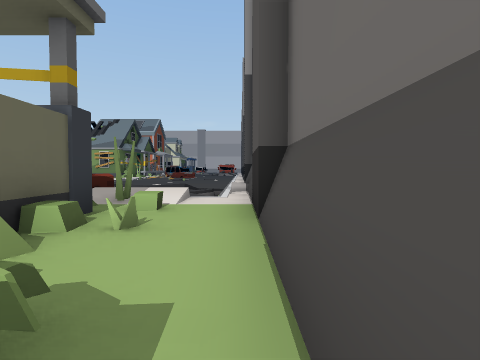
[1] (above)

24 first-person views from a walk through a scene from a Unity 3-D project. The camera is 1.2 m above the floor, tilts 2° down and sees 80° across. Doors are open. The floor is counted in squares, 2 m on a side. Each view is taken from the middle of a square. On the plan, view 1 faces up. The plan holds only what a view shows up to about 9 squares ahead; the rest is blank. The place goes on beyond the plan. The player is left out.

[2]
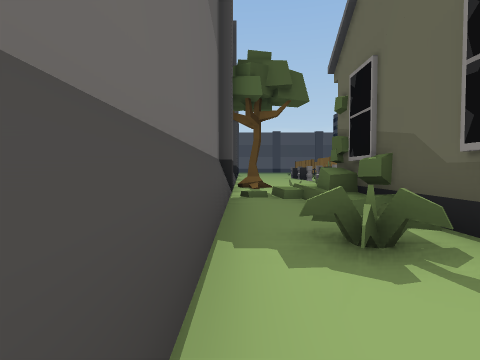

[3]
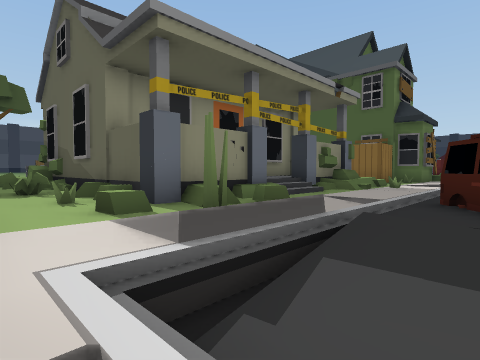

[4]
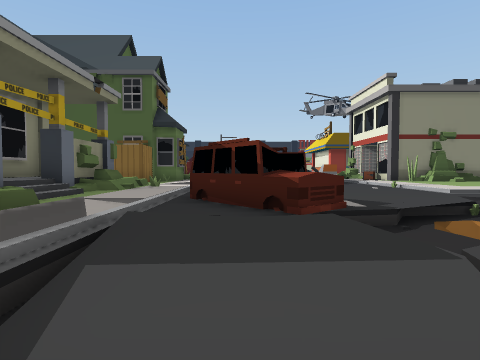

[5]
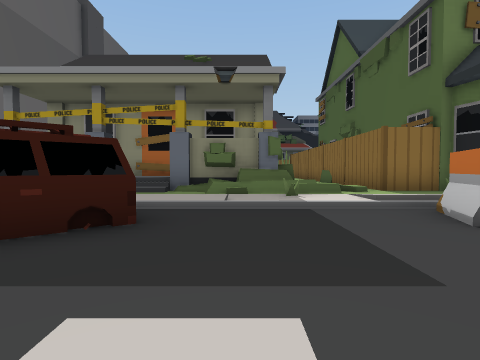

[6]
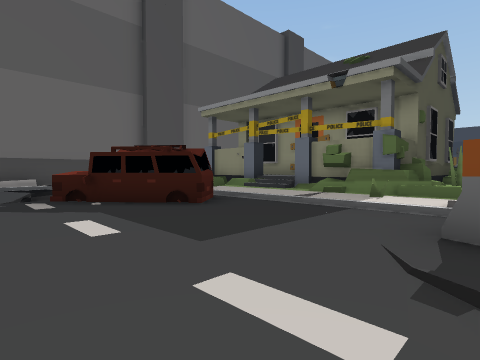

[7]
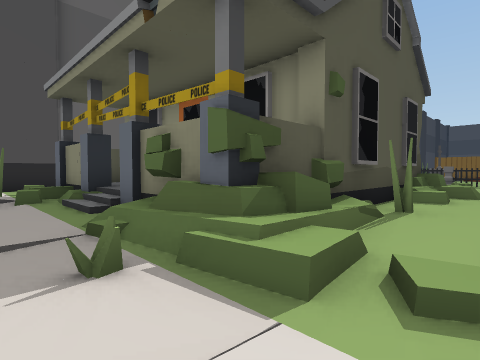

[8]
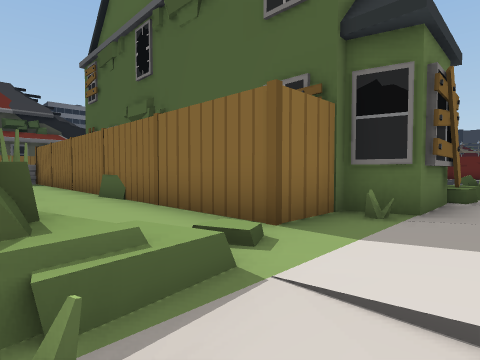

[9]
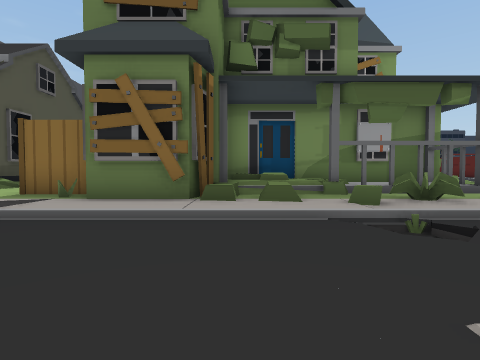

[10]
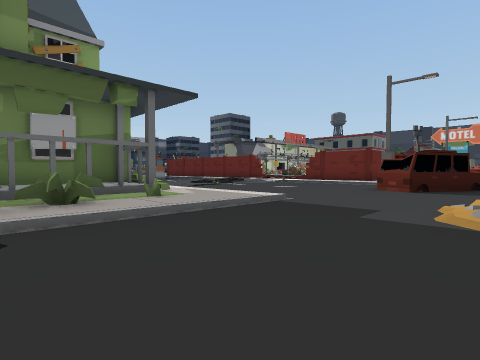

[11]
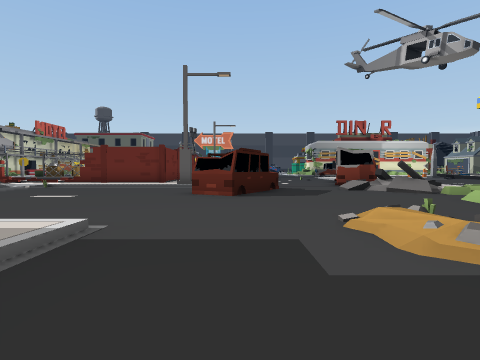

[12]
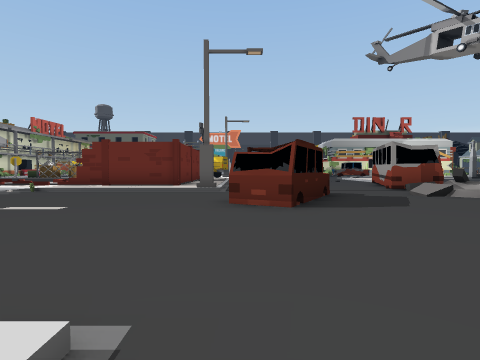

[13]
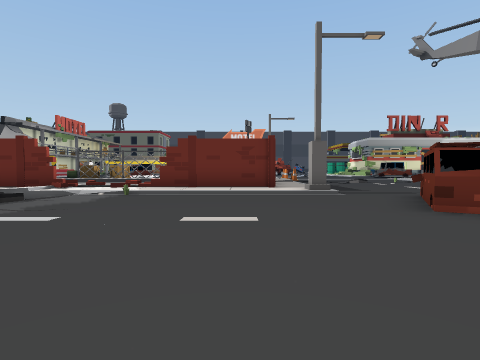

[14]
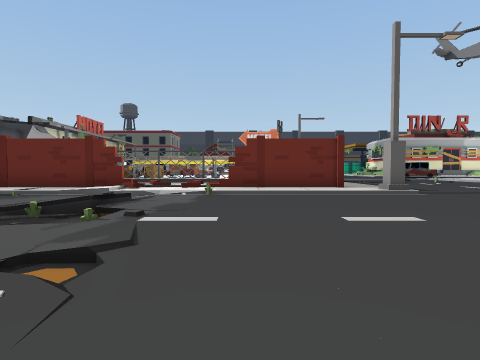

[15]
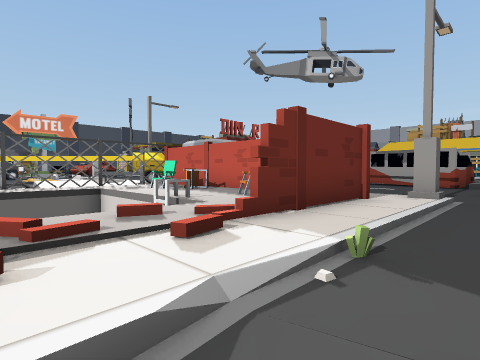

[16]
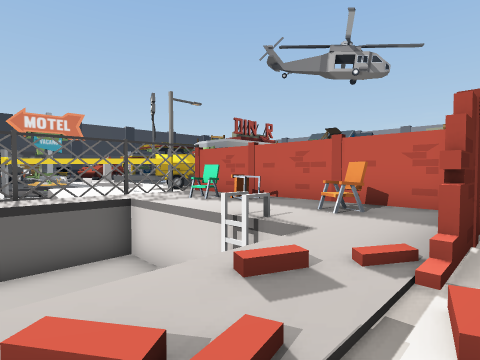

[17]
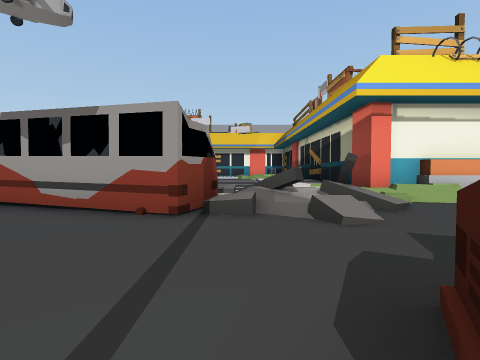

[18]
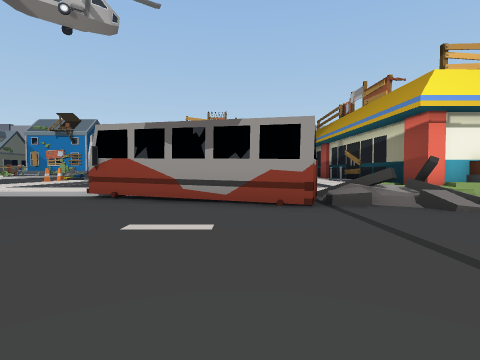

[19]
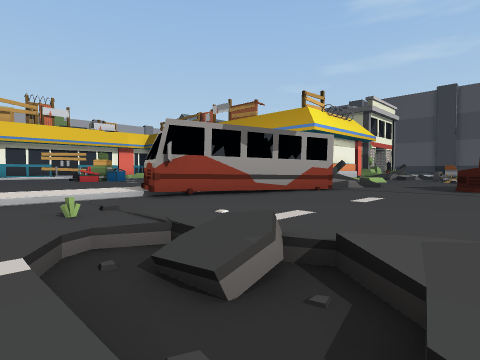

[20]
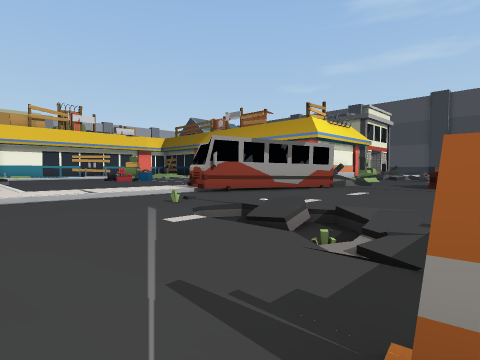

[21]
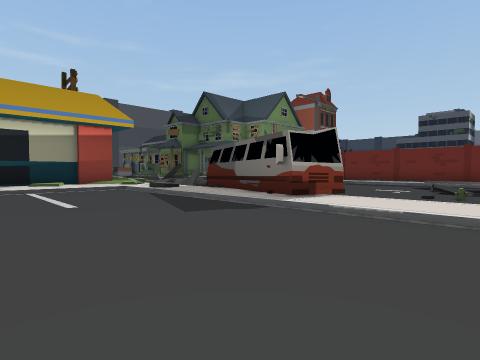

[22]
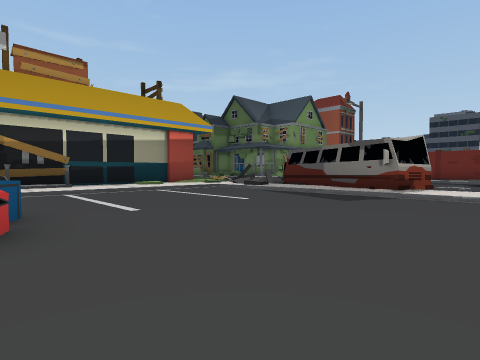

[23]
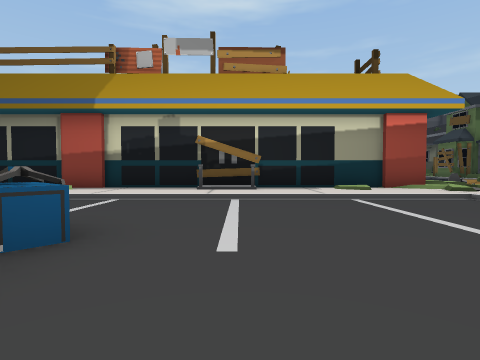

[24]
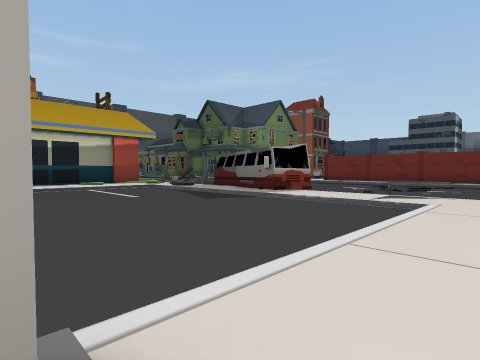

### Floor plan
Key: @ floor where view 1 was taken; # wall or solid block; x gap in a wall; . main floor; : floor 0.25 m higher than the main floor; + floor 0.5 m higher than the main floor; - floor 0.5 m lower than the main floor; * floor 0.75 m higher than the main floor; % floor 1 m higher than the main floor; / step, stairs or slope; = window, fence, low wall or low ledge; ^ raised ledge; v drop or lower ground; C car; B bus; N cone; O other object.
Columns run from 40 left of view 1 to 1 right of it. Each row starts with its distance up from view 1.
 22    ...OOO../::#
 21 :#........./#/#
 20 :/.........//+#
 19 :/........./::#
 18 :/........./::#
 17 :/.........//+#
 16 :/........./::#
 15  /////////////###
 14  :/::BBB::/ ////                :.
 13  ....BBBBBBxx//+               ..../
 12 .../....BB///....              ....//
 11 .../......./.....O           ......///
 10 ...//............:/.... .    /......-////#
  9 .../=......C..............   /.....CC=///
  8 ..//.......CCC......../....  #...CCC.////
  7 .N/     .....C........//.../ #....C./////
  6         :#/....../:::::::::/++///::/.////
  5  #########/....../:=:=#=####::/=#:://##/:#
  4  #:#=::#:#/....../:#x##=#####:/###//###/:#
  3 /#:::::::#/......//#++*%#   #::#%%%%%%#=/#
  2 /#=vvvvv:O/....../#######   #::########:/#
  1 /#=vv  v///..../.           #::#      #=/#
  0  #=vv  v///////.            #::#      #/@#
 -1    vv  v///////             #::#      #:/#
 -2          O/../              #::#      #:/#
 -3          #//                #:=^      ####

Positions as (right, up) in squares from view 1, and headings:
1: (0, 0), facing up
2: (0, 3), facing down
3: (0, 8), facing down-left
4: (0, 8), facing left
5: (-8, 11), facing down
6: (-11, 11), facing down-right
7: (-11, 6), facing down-right
8: (-9, 6), facing down-left
9: (-16, 10), facing down
10: (-18, 10), facing down-left
11: (-20, 8), facing left
12: (-22, 7), facing left
13: (-23, 4), facing left
14: (-23, 2), facing left
15: (-29, -1), facing up-left
16: (-31, -1), facing up-left
17: (-30, 8), facing up
18: (-32, 7), facing up
19: (-38, 8), facing up-right
20: (-40, 7), facing up-right
21: (-38, 19), facing down-right
22: (-37, 22), facing down-right
23: (-35, 20), facing right
24: (-40, 21), facing down-right
